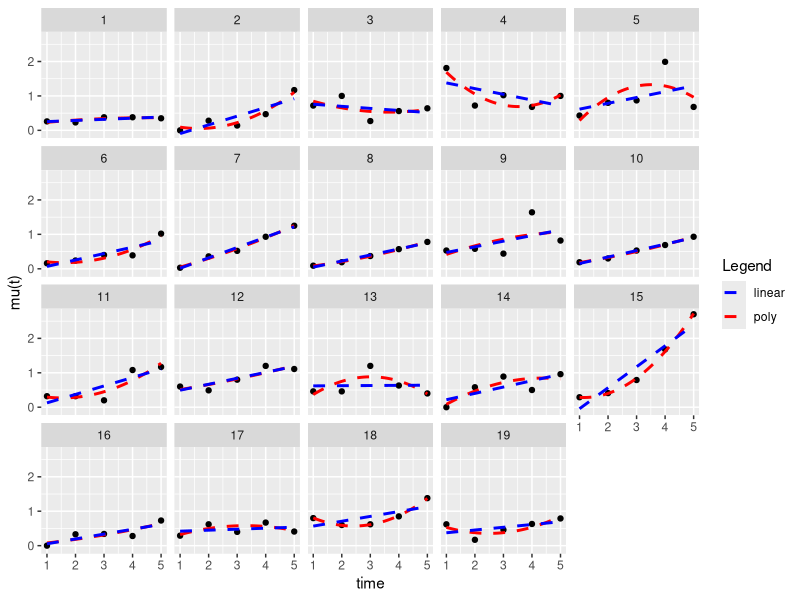

Source code (R):
## ---- chunk 1
knitr::opts_chunk$set(echo = TRUE)
## ---- chunk 2
# imports
library(tidyverse)
library(glue)
library(nlme)
## ---- chunk 3
dyestuff <- as_tibble(read.table("Dyestuff.dat",header = T)) %>%
  mutate(across(c(batch,laboratory),factor))
model_dye <- lme(yield~laboratory,random =~ 1|batch,data = dyestuff, method = "ML")
summary(model_dye)
## ---- chunk 4
urine <- as_tibble(read.table("Urine.dat",header = T)) %>%
  mutate(across(G,factor))
urine_model_mat <- tibble("G"=rep(urine$G,5),
                          "baby" = factor(rep(1:19,5)),
                          "urine_time" = c(rep(1,19),rep(2,19),rep(3,19),rep(4,19),rep(5,19)),
                          "mu_t" = c(urine$u_1,urine$u_2,urine$u_3,urine$u_4,urine$u_5))%>%
  arrange(baby)
urine_model <- lme(mu_t ~ G + urine_time ,random =~ urine_time|baby ,data = urine_model_mat, method = "ML")
summary(urine_model)
## ---- chunk 5
urine_model_mat %>%
  ggplot(aes(x = urine_time, y = mu_t))+
  geom_point()+
  facet_wrap(urine_model_mat$baby)+
  geom_smooth(method='lm',formula = y~poly(x,2),se = F,aes(color = "poly"),lty =2)+
  geom_smooth(method='lm',se = F,aes(color = "linear"),lty =2)+
  labs(x = "time",
       y = "mu(t)",
       color = "Legend")+
  scale_color_manual(values = c("poly" = "red","linear" = "blue"))
